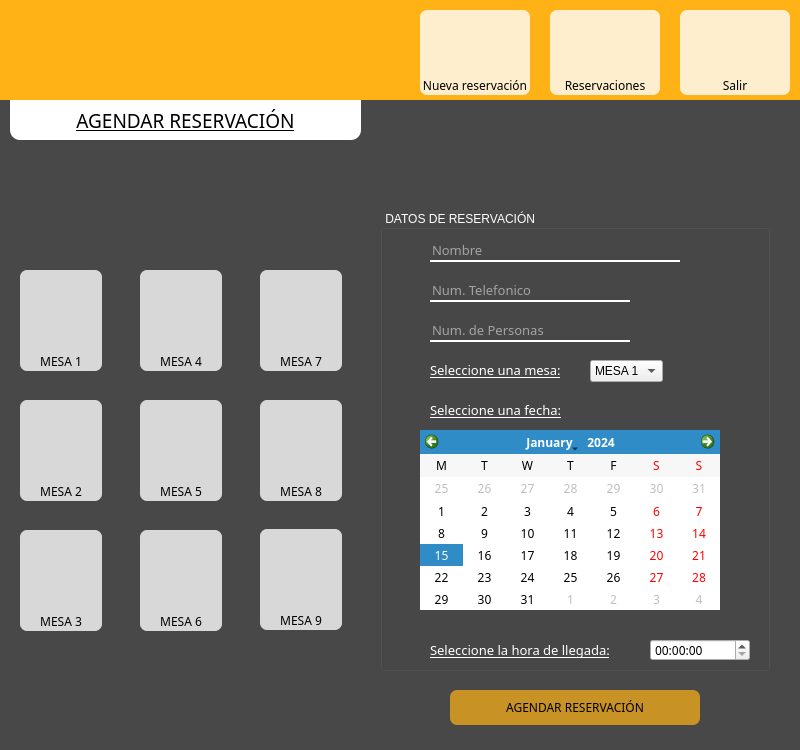
<?xml version="1.0" encoding="UTF-8"?>
<ui version="4.0">
 <class>anfitrion_menu</class>
 <widget class="QDialog" name="anfitrion_menu">
  <property name="geometry">
   <rect>
    <x>0</x>
    <y>0</y>
    <width>800</width>
    <height>750</height>
   </rect>
  </property>
  <property name="windowTitle">
   <string>Dialog</string>
  </property>
  <widget class="QWidget" name="anfitrion" native="true">
   <property name="geometry">
    <rect>
     <x>0</x>
     <y>0</y>
     <width>800</width>
     <height>100</height>
    </rect>
   </property>
   <property name="styleSheet">
    <string notr="true">background-color: rgb(255, 178, 21);</string>
   </property>
   <widget class="QPushButton" name="btnSalirH">
    <property name="geometry">
     <rect>
      <x>680</x>
      <y>10</y>
      <width>110</width>
      <height>65</height>
     </rect>
    </property>
    <property name="styleSheet">
     <string notr="true">background-color: rgba(255, 255, 255,200);
border-top-right-radius:7px 7px;
border-top-left-radius:7px 7px;</string>
    </property>
    <property name="text">
     <string/>
    </property>
    <property name="icon">
     <iconset resource="IMG/imags.qrc">
      <normaloff>:/iconos/salida.png</normaloff>:/iconos/salida.png</iconset>
    </property>
    <property name="iconSize">
     <size>
      <width>100</width>
      <height>55</height>
     </size>
    </property>
   </widget>
   <widget class="QLabel" name="label">
    <property name="geometry">
     <rect>
      <x>20</x>
      <y>5</y>
      <width>130</width>
      <height>100</height>
     </rect>
    </property>
    <property name="styleSheet">
     <string notr="true">border-image: url(:/imagenes/SABO.png);</string>
    </property>
    <property name="text">
     <string/>
    </property>
   </widget>
   <widget class="QPushButton" name="btnReservacion">
    <property name="geometry">
     <rect>
      <x>420</x>
      <y>10</y>
      <width>110</width>
      <height>65</height>
     </rect>
    </property>
    <property name="styleSheet">
     <string notr="true">background-color: rgba(255, 255, 255,200);
border-top-right-radius:7px 7px;
border-top-left-radius:7px 7px;</string>
    </property>
    <property name="text">
     <string/>
    </property>
    <property name="icon">
     <iconset resource="IMG/imags.qrc">
      <normaloff>:/iconos/reserva.png</normaloff>:/iconos/reserva.png</iconset>
    </property>
    <property name="iconSize">
     <size>
      <width>100</width>
      <height>70</height>
     </size>
    </property>
   </widget>
   <widget class="QLabel" name="label_27">
    <property name="geometry">
     <rect>
      <x>680</x>
      <y>75</y>
      <width>110</width>
      <height>20</height>
     </rect>
    </property>
    <property name="font">
     <font>
      <family>Calisto MT</family>
     </font>
    </property>
    <property name="styleSheet">
     <string notr="true">background-color: rgba(255, 255, 255,200);
border-bottom-right-radius:7px 7px;
border-bottom-left-radius:7px 7px;</string>
    </property>
    <property name="text">
     <string>Salir</string>
    </property>
    <property name="alignment">
     <set>Qt::AlignCenter</set>
    </property>
   </widget>
   <widget class="QLabel" name="label_28">
    <property name="geometry">
     <rect>
      <x>420</x>
      <y>75</y>
      <width>110</width>
      <height>20</height>
     </rect>
    </property>
    <property name="font">
     <font>
      <family>Calisto MT</family>
     </font>
    </property>
    <property name="styleSheet">
     <string notr="true">background-color: rgba(255, 255, 255,200);
border-bottom-right-radius:7px 7px;
border-bottom-left-radius:7px 7px;</string>
    </property>
    <property name="text">
     <string>Nueva reservación</string>
    </property>
    <property name="alignment">
     <set>Qt::AlignCenter</set>
    </property>
   </widget>
   <widget class="QPushButton" name="btnReservaciones">
    <property name="geometry">
     <rect>
      <x>550</x>
      <y>10</y>
      <width>110</width>
      <height>65</height>
     </rect>
    </property>
    <property name="styleSheet">
     <string notr="true">background-color: rgba(255, 255, 255,200);
border-top-right-radius:7px 7px;
border-top-left-radius:7px 7px;</string>
    </property>
    <property name="text">
     <string/>
    </property>
    <property name="icon">
     <iconset resource="IMG/imags.qrc">
      <normaloff>:/iconos/reservaciones.png</normaloff>:/iconos/reservaciones.png</iconset>
    </property>
    <property name="iconSize">
     <size>
      <width>100</width>
      <height>65</height>
     </size>
    </property>
   </widget>
   <widget class="QLabel" name="label_30">
    <property name="geometry">
     <rect>
      <x>550</x>
      <y>75</y>
      <width>110</width>
      <height>20</height>
     </rect>
    </property>
    <property name="font">
     <font>
      <family>Calisto MT</family>
     </font>
    </property>
    <property name="styleSheet">
     <string notr="true">background-color: rgba(255, 255, 255,200);
border-bottom-right-radius:7px 7px;
border-bottom-left-radius:7px 7px;</string>
    </property>
    <property name="text">
     <string>Reservaciones</string>
    </property>
    <property name="alignment">
     <set>Qt::AlignCenter</set>
    </property>
   </widget>
  </widget>
  <widget class="QStackedWidget" name="menu_host">
   <property name="geometry">
    <rect>
     <x>0</x>
     <y>100</y>
     <width>800</width>
     <height>650</height>
    </rect>
   </property>
   <property name="currentIndex">
    <number>0</number>
   </property>
   <widget class="QWidget" name="nuevaReservacion">
    <property name="styleSheet">
     <string notr="true">#nuevaReservacion
{
	background-color: rgb(72, 72, 72);
}</string>
    </property>
    <widget class="QGroupBox" name="detRes">
     <property name="geometry">
      <rect>
       <x>380</x>
       <y>110</y>
       <width>390</width>
       <height>461</height>
      </rect>
     </property>
     <property name="styleSheet">
      <string notr="true">#detRes{
color: rgb(255, 255, 255);}</string>
     </property>
     <property name="title">
      <string> DATOS DE RESERVACIÓN</string>
     </property>
     <widget class="QLabel" name="label_16">
      <property name="geometry">
       <rect>
        <x>50</x>
        <y>184</y>
        <width>161</width>
        <height>31</height>
       </rect>
      </property>
      <property name="font">
       <font>
        <family>Calisto MT</family>
        <pointsize>10</pointsize>
        <underline>true</underline>
       </font>
      </property>
      <property name="styleSheet">
       <string notr="true">color: rgb(255, 255, 255);</string>
      </property>
      <property name="text">
       <string>Seleccione una fecha:</string>
      </property>
     </widget>
     <widget class="QCalendarWidget" name="res_calendarWidget">
      <property name="geometry">
       <rect>
        <x>40</x>
        <y>220</y>
        <width>300</width>
        <height>180</height>
       </rect>
      </property>
      <property name="font">
       <font>
        <family>Calisto MT</family>
       </font>
      </property>
      <property name="horizontalHeaderFormat">
       <enum>QCalendarWidget::SingleLetterDayNames</enum>
      </property>
      <property name="verticalHeaderFormat">
       <enum>QCalendarWidget::NoVerticalHeader</enum>
      </property>
      <property name="navigationBarVisible">
       <bool>true</bool>
      </property>
      <property name="dateEditEnabled">
       <bool>false</bool>
      </property>
     </widget>
     <widget class="QLineEdit" name="nom">
      <property name="geometry">
       <rect>
        <x>50</x>
        <y>30</y>
        <width>250</width>
        <height>22</height>
       </rect>
      </property>
      <property name="font">
       <font>
        <family>Calisto MT</family>
        <pointsize>10</pointsize>
       </font>
      </property>
      <property name="styleSheet">
       <string notr="true">QLineEdit{
background-color:transparent;
color:white;
border:none;
border-bottom: 1.5px solid;
border-color: rgb(255, 255, 255);}</string>
      </property>
      <property name="placeholderText">
       <string>Nombre</string>
      </property>
     </widget>
     <widget class="QLineEdit" name="num_telefono">
      <property name="geometry">
       <rect>
        <x>50</x>
        <y>70</y>
        <width>200</width>
        <height>22</height>
       </rect>
      </property>
      <property name="font">
       <font>
        <family>Calisto MT</family>
        <pointsize>10</pointsize>
       </font>
      </property>
      <property name="styleSheet">
       <string notr="true">QLineEdit{
background-color:transparent;
color:white;
border:none;
border-bottom: 1.5px solid;
border-color: rgb(255, 255, 255);}</string>
      </property>
      <property name="text">
       <string/>
      </property>
      <property name="placeholderText">
       <string>Num. Telefonico</string>
      </property>
     </widget>
     <widget class="QLabel" name="label_17">
      <property name="geometry">
       <rect>
        <x>50</x>
        <y>424</y>
        <width>221</width>
        <height>31</height>
       </rect>
      </property>
      <property name="font">
       <font>
        <family>Calisto MT</family>
        <pointsize>10</pointsize>
        <underline>true</underline>
       </font>
      </property>
      <property name="styleSheet">
       <string notr="true">color: rgb(255, 255, 255);</string>
      </property>
      <property name="text">
       <string>Seleccione la hora de llegada:</string>
      </property>
     </widget>
     <widget class="QTimeEdit" name="res_timeEdit">
      <property name="geometry">
       <rect>
        <x>270</x>
        <y>429</y>
        <width>100</width>
        <height>22</height>
       </rect>
      </property>
      <property name="font">
       <font>
        <family>Calisto MT</family>
       </font>
      </property>
     </widget>
     <widget class="QLabel" name="label_18">
      <property name="geometry">
       <rect>
        <x>50</x>
        <y>144</y>
        <width>161</width>
        <height>31</height>
       </rect>
      </property>
      <property name="font">
       <font>
        <family>Calisto MT</family>
        <pointsize>10</pointsize>
        <underline>true</underline>
       </font>
      </property>
      <property name="styleSheet">
       <string notr="true">color: rgb(255, 255, 255);</string>
      </property>
      <property name="text">
       <string>Seleccione una mesa:</string>
      </property>
     </widget>
     <widget class="QComboBox" name="mesa_comboBox">
      <property name="geometry">
       <rect>
        <x>210</x>
        <y>150</y>
        <width>73</width>
        <height>22</height>
       </rect>
      </property>
      <item>
       <property name="text">
        <string>MESA 1</string>
       </property>
      </item>
      <item>
       <property name="text">
        <string>MESA 2</string>
       </property>
      </item>
      <item>
       <property name="text">
        <string>MESA 3</string>
       </property>
      </item>
      <item>
       <property name="text">
        <string>MESA 4</string>
       </property>
      </item>
      <item>
       <property name="text">
        <string>MESA 5</string>
       </property>
      </item>
      <item>
       <property name="text">
        <string>MESA 6</string>
       </property>
      </item>
      <item>
       <property name="text">
        <string>MESA 7</string>
       </property>
      </item>
      <item>
       <property name="text">
        <string>MESA 8</string>
       </property>
      </item>
      <item>
       <property name="text">
        <string>MESA 9</string>
       </property>
      </item>
     </widget>
     <widget class="QLineEdit" name="personas">
      <property name="geometry">
       <rect>
        <x>50</x>
        <y>110</y>
        <width>200</width>
        <height>22</height>
       </rect>
      </property>
      <property name="font">
       <font>
        <family>Calisto MT</family>
        <pointsize>10</pointsize>
       </font>
      </property>
      <property name="styleSheet">
       <string notr="true">QLineEdit{
background-color:transparent;
color:white;
border:none;
border-bottom: 1.5px solid;
border-color: rgb(255, 255, 255);}</string>
      </property>
      <property name="text">
       <string/>
      </property>
      <property name="placeholderText">
       <string>Num. de Personas</string>
      </property>
     </widget>
    </widget>
    <widget class="QLabel" name="label_26">
     <property name="geometry">
      <rect>
       <x>10</x>
       <y>0</y>
       <width>351</width>
       <height>40</height>
      </rect>
     </property>
     <property name="font">
      <font>
       <family>Calisto MT</family>
       <pointsize>14</pointsize>
       <weight>50</weight>
       <bold>false</bold>
       <underline>true</underline>
      </font>
     </property>
     <property name="styleSheet">
      <string notr="true">background-color: rgb(255, 255, 255);
border-bottom-right-radius:10px 10px;
border-bottom-left-radius:10px 10px;</string>
     </property>
     <property name="text">
      <string>AGENDAR RESERVACIÓN</string>
     </property>
     <property name="alignment">
      <set>Qt::AlignCenter</set>
     </property>
    </widget>
    <widget class="QLabel" name="label_11">
     <property name="geometry">
      <rect>
       <x>20</x>
       <y>170</y>
       <width>82</width>
       <height>81</height>
      </rect>
     </property>
     <property name="styleSheet">
      <string notr="true">border-image: url(:/iconos/mesa.png);
background-color: rgba(255, 255, 255,200);
border-top-right-radius:7px 7px;
border-top-left-radius:7px 7px;</string>
     </property>
     <property name="text">
      <string/>
     </property>
    </widget>
    <widget class="QLabel" name="label_39">
     <property name="geometry">
      <rect>
       <x>20</x>
       <y>251</y>
       <width>82</width>
       <height>20</height>
      </rect>
     </property>
     <property name="font">
      <font>
       <family>Calisto MT</family>
      </font>
     </property>
     <property name="styleSheet">
      <string notr="true">background-color: rgba(255, 255, 255,200);
border-bottom-right-radius:7px 7px;
border-bottom-left-radius:7px 7px;</string>
     </property>
     <property name="text">
      <string>MESA 1</string>
     </property>
     <property name="alignment">
      <set>Qt::AlignCenter</set>
     </property>
    </widget>
    <widget class="QLabel" name="label_12">
     <property name="geometry">
      <rect>
       <x>20</x>
       <y>300</y>
       <width>82</width>
       <height>81</height>
      </rect>
     </property>
     <property name="styleSheet">
      <string notr="true">border-image: url(:/iconos/mesa.png);
background-color: rgba(255, 255, 255,200);
border-top-right-radius:7px 7px;
border-top-left-radius:7px 7px;</string>
     </property>
     <property name="text">
      <string/>
     </property>
    </widget>
    <widget class="QLabel" name="label_40">
     <property name="geometry">
      <rect>
       <x>20</x>
       <y>381</y>
       <width>82</width>
       <height>20</height>
      </rect>
     </property>
     <property name="font">
      <font>
       <family>Calisto MT</family>
      </font>
     </property>
     <property name="styleSheet">
      <string notr="true">background-color: rgba(255, 255, 255,200);
border-bottom-right-radius:7px 7px;
border-bottom-left-radius:7px 7px;</string>
     </property>
     <property name="text">
      <string>MESA 2</string>
     </property>
     <property name="alignment">
      <set>Qt::AlignCenter</set>
     </property>
    </widget>
    <widget class="QLabel" name="label_19">
     <property name="geometry">
      <rect>
       <x>20</x>
       <y>430</y>
       <width>82</width>
       <height>81</height>
      </rect>
     </property>
     <property name="styleSheet">
      <string notr="true">border-image: url(:/iconos/mesa.png);
background-color: rgba(255, 255, 255,200);
border-top-right-radius:7px 7px;
border-top-left-radius:7px 7px;</string>
     </property>
     <property name="text">
      <string/>
     </property>
    </widget>
    <widget class="QLabel" name="label_41">
     <property name="geometry">
      <rect>
       <x>20</x>
       <y>511</y>
       <width>82</width>
       <height>20</height>
      </rect>
     </property>
     <property name="font">
      <font>
       <family>Calisto MT</family>
      </font>
     </property>
     <property name="styleSheet">
      <string notr="true">background-color: rgba(255, 255, 255,200);
border-bottom-right-radius:7px 7px;
border-bottom-left-radius:7px 7px;</string>
     </property>
     <property name="text">
      <string>MESA 3</string>
     </property>
     <property name="alignment">
      <set>Qt::AlignCenter</set>
     </property>
    </widget>
    <widget class="QLabel" name="label_20">
     <property name="geometry">
      <rect>
       <x>140</x>
       <y>170</y>
       <width>82</width>
       <height>81</height>
      </rect>
     </property>
     <property name="styleSheet">
      <string notr="true">border-image: url(:/iconos/mesa.png);
background-color: rgba(255, 255, 255,200);
border-top-right-radius:7px 7px;
border-top-left-radius:7px 7px;</string>
     </property>
     <property name="text">
      <string/>
     </property>
    </widget>
    <widget class="QLabel" name="label_42">
     <property name="geometry">
      <rect>
       <x>140</x>
       <y>251</y>
       <width>82</width>
       <height>20</height>
      </rect>
     </property>
     <property name="font">
      <font>
       <family>Calisto MT</family>
      </font>
     </property>
     <property name="styleSheet">
      <string notr="true">background-color: rgba(255, 255, 255,200);
border-bottom-right-radius:7px 7px;
border-bottom-left-radius:7px 7px;</string>
     </property>
     <property name="text">
      <string>MESA 4</string>
     </property>
     <property name="alignment">
      <set>Qt::AlignCenter</set>
     </property>
    </widget>
    <widget class="QLabel" name="label_21">
     <property name="geometry">
      <rect>
       <x>260</x>
       <y>170</y>
       <width>82</width>
       <height>81</height>
      </rect>
     </property>
     <property name="styleSheet">
      <string notr="true">border-image: url(:/iconos/mesa.png);
background-color: rgba(255, 255, 255,200);
border-top-right-radius:7px 7px;
border-top-left-radius:7px 7px;</string>
     </property>
     <property name="text">
      <string/>
     </property>
    </widget>
    <widget class="QLabel" name="label_43">
     <property name="geometry">
      <rect>
       <x>260</x>
       <y>251</y>
       <width>82</width>
       <height>20</height>
      </rect>
     </property>
     <property name="font">
      <font>
       <family>Calisto MT</family>
      </font>
     </property>
     <property name="styleSheet">
      <string notr="true">background-color: rgba(255, 255, 255,200);
border-bottom-right-radius:7px 7px;
border-bottom-left-radius:7px 7px;</string>
     </property>
     <property name="text">
      <string>MESA 7</string>
     </property>
     <property name="alignment">
      <set>Qt::AlignCenter</set>
     </property>
    </widget>
    <widget class="QLabel" name="label_22">
     <property name="geometry">
      <rect>
       <x>140</x>
       <y>300</y>
       <width>82</width>
       <height>81</height>
      </rect>
     </property>
     <property name="styleSheet">
      <string notr="true">border-image: url(:/iconos/mesa.png);
background-color: rgba(255, 255, 255,200);
border-top-right-radius:7px 7px;
border-top-left-radius:7px 7px;</string>
     </property>
     <property name="text">
      <string/>
     </property>
    </widget>
    <widget class="QLabel" name="label_44">
     <property name="geometry">
      <rect>
       <x>140</x>
       <y>381</y>
       <width>82</width>
       <height>20</height>
      </rect>
     </property>
     <property name="font">
      <font>
       <family>Calisto MT</family>
      </font>
     </property>
     <property name="styleSheet">
      <string notr="true">background-color: rgba(255, 255, 255,200);
border-bottom-right-radius:7px 7px;
border-bottom-left-radius:7px 7px;</string>
     </property>
     <property name="text">
      <string>MESA 5</string>
     </property>
     <property name="alignment">
      <set>Qt::AlignCenter</set>
     </property>
    </widget>
    <widget class="QLabel" name="label_23">
     <property name="geometry">
      <rect>
       <x>260</x>
       <y>300</y>
       <width>82</width>
       <height>81</height>
      </rect>
     </property>
     <property name="styleSheet">
      <string notr="true">border-image: url(:/iconos/mesa.png);
background-color: rgba(255, 255, 255,200);
border-top-right-radius:7px 7px;
border-top-left-radius:7px 7px;</string>
     </property>
     <property name="text">
      <string/>
     </property>
    </widget>
    <widget class="QLabel" name="label_45">
     <property name="geometry">
      <rect>
       <x>260</x>
       <y>381</y>
       <width>82</width>
       <height>20</height>
      </rect>
     </property>
     <property name="font">
      <font>
       <family>Calisto MT</family>
      </font>
     </property>
     <property name="styleSheet">
      <string notr="true">background-color: rgba(255, 255, 255,200);
border-bottom-right-radius:7px 7px;
border-bottom-left-radius:7px 7px;</string>
     </property>
     <property name="text">
      <string>MESA 8</string>
     </property>
     <property name="alignment">
      <set>Qt::AlignCenter</set>
     </property>
    </widget>
    <widget class="QLabel" name="label_46">
     <property name="geometry">
      <rect>
       <x>260</x>
       <y>429</y>
       <width>82</width>
       <height>81</height>
      </rect>
     </property>
     <property name="styleSheet">
      <string notr="true">border-image: url(:/iconos/mesa.png);
background-color: rgba(255, 255, 255,200);
border-top-right-radius:7px 7px;
border-top-left-radius:7px 7px;</string>
     </property>
     <property name="text">
      <string/>
     </property>
    </widget>
    <widget class="QLabel" name="label_47">
     <property name="geometry">
      <rect>
       <x>260</x>
       <y>510</y>
       <width>82</width>
       <height>20</height>
      </rect>
     </property>
     <property name="font">
      <font>
       <family>Calisto MT</family>
      </font>
     </property>
     <property name="styleSheet">
      <string notr="true">background-color: rgba(255, 255, 255,200);
border-bottom-right-radius:7px 7px;
border-bottom-left-radius:7px 7px;</string>
     </property>
     <property name="text">
      <string>MESA 9</string>
     </property>
     <property name="alignment">
      <set>Qt::AlignCenter</set>
     </property>
    </widget>
    <widget class="QLabel" name="label_48">
     <property name="geometry">
      <rect>
       <x>140</x>
       <y>430</y>
       <width>82</width>
       <height>81</height>
      </rect>
     </property>
     <property name="styleSheet">
      <string notr="true">border-image: url(:/iconos/mesa.png);
background-color: rgba(255, 255, 255,200);
border-top-right-radius:7px 7px;
border-top-left-radius:7px 7px;</string>
     </property>
     <property name="text">
      <string/>
     </property>
    </widget>
    <widget class="QLabel" name="label_49">
     <property name="geometry">
      <rect>
       <x>140</x>
       <y>511</y>
       <width>82</width>
       <height>20</height>
      </rect>
     </property>
     <property name="font">
      <font>
       <family>Calisto MT</family>
      </font>
     </property>
     <property name="styleSheet">
      <string notr="true">background-color: rgba(255, 255, 255,200);
border-bottom-right-radius:7px 7px;
border-bottom-left-radius:7px 7px;</string>
     </property>
     <property name="text">
      <string>MESA 6</string>
     </property>
     <property name="alignment">
      <set>Qt::AlignCenter</set>
     </property>
    </widget>
    <widget class="QPushButton" name="btnAgendarRes">
     <property name="geometry">
      <rect>
       <x>450</x>
       <y>590</y>
       <width>250</width>
       <height>35</height>
      </rect>
     </property>
     <property name="font">
      <font>
       <family>Calisto MT</family>
      </font>
     </property>
     <property name="styleSheet">
      <string notr="true">QPushButton{
border-width: 0px;
border-radius: 7px;
background: rgba(255, 178, 21,0.7);
}

QPushButton:hover{

	background: rgba(0, 143, 57,0.7);
    border-radius: 7px;
	font: 75 9pt &quot;Calisto MT&quot;;
    selection-color: white;  
    padding: 2px 4px;
}
</string>
     </property>
     <property name="text">
      <string>AGENDAR RESERVACIÓN</string>
     </property>
    </widget>
   </widget>
   <widget class="QWidget" name="cancelReservacion">
    <property name="styleSheet">
     <string notr="true">#cancelReservacion{
	background-color: rgb(72, 72, 72);
}</string>
    </property>
    <widget class="QTableWidget" name="Reserva_tableWidget">
     <property name="geometry">
      <rect>
       <x>10</x>
       <y>70</y>
       <width>771</width>
       <height>500</height>
      </rect>
     </property>
     <attribute name="verticalHeaderVisible">
      <bool>false</bool>
     </attribute>
     <column>
      <property name="text">
       <string>Nombre</string>
      </property>
      <property name="font">
       <font>
        <family>Calisto MT</family>
       </font>
      </property>
      <property name="textAlignment">
       <set>AlignCenter</set>
      </property>
     </column>
     <column>
      <property name="text">
       <string>Telefono</string>
      </property>
      <property name="font">
       <font>
        <family>Calisto MT</family>
       </font>
      </property>
      <property name="textAlignment">
       <set>AlignCenter</set>
      </property>
     </column>
     <column>
      <property name="text">
       <string>Numero Mesa</string>
      </property>
      <property name="font">
       <font>
        <family>Calisto MT</family>
       </font>
      </property>
      <property name="textAlignment">
       <set>AlignCenter</set>
      </property>
     </column>
     <column>
      <property name="text">
       <string>Num. Personas</string>
      </property>
      <property name="font">
       <font>
        <family>Calisto MT</family>
       </font>
      </property>
      <property name="textAlignment">
       <set>AlignCenter</set>
      </property>
     </column>
     <column>
      <property name="text">
       <string>Fecha</string>
      </property>
      <property name="font">
       <font>
        <family>Calisto MT</family>
       </font>
      </property>
      <property name="textAlignment">
       <set>AlignCenter</set>
      </property>
     </column>
     <column>
      <property name="text">
       <string>Hora</string>
      </property>
      <property name="font">
       <font>
        <family>Calisto MT</family>
       </font>
      </property>
      <property name="textAlignment">
       <set>AlignCenter</set>
      </property>
     </column>
    </widget>
    <widget class="QLabel" name="label_50">
     <property name="geometry">
      <rect>
       <x>50</x>
       <y>0</y>
       <width>431</width>
       <height>40</height>
      </rect>
     </property>
     <property name="font">
      <font>
       <family>Calisto MT</family>
       <pointsize>14</pointsize>
       <weight>50</weight>
       <bold>false</bold>
       <underline>true</underline>
      </font>
     </property>
     <property name="styleSheet">
      <string notr="true">background-color: rgb(255, 255, 255);
border-bottom-right-radius:10px 10px;
border-bottom-left-radius:10px 10px;</string>
     </property>
     <property name="text">
      <string>RESERVACIONES AGENDADAS</string>
     </property>
     <property name="alignment">
      <set>Qt::AlignCenter</set>
     </property>
    </widget>
    <widget class="QPushButton" name="btnCancelReserva">
     <property name="geometry">
      <rect>
       <x>500</x>
       <y>580</y>
       <width>250</width>
       <height>35</height>
      </rect>
     </property>
     <property name="font">
      <font>
       <family>Calisto MT</family>
      </font>
     </property>
     <property name="styleSheet">
      <string notr="true">QPushButton{
border-width: 0px;
border-radius: 7px;
background: rgba(255, 178, 21,0.7);
}

QPushButton:hover{

	background: rgba(0, 143, 57,0.7);
    border-radius: 7px;
	font: 75 9pt &quot;Calisto MT&quot;;
    selection-color: white;  
    padding: 2px 4px;
}
</string>
     </property>
     <property name="text">
      <string>CANCELAR RESERVACIÓN</string>
     </property>
    </widget>
   </widget>
  </widget>
 </widget>
 <resources>
  <include location="IMG/imags.qrc"/>
 </resources>
 <connections/>
</ui>
